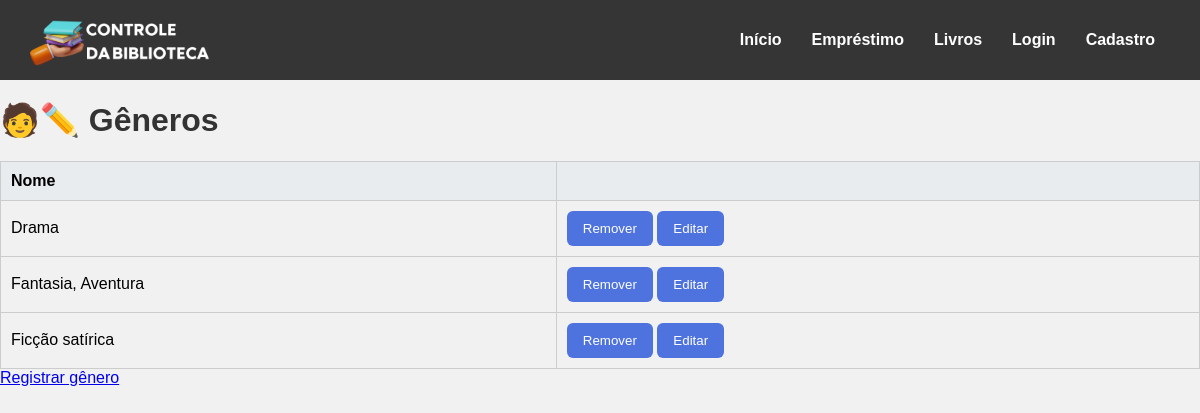
Page /generos (signed in) on the committed database.
### tables this page shows
CREATE TABLE generos (
    id_genero INTEGER PRIMARY KEY AUTOINCREMENT,
    nome_genero VARCHAR(255) NOT NULL
);

### app.py (the view)
@app.route('/generos', methods=["GET","POST"])
@login_required
def generos():
    conexao = obter_conexao()
    generos = conexao.execute('SELECT * FROM generos').fetchall()
    conexao.close()
    return render_template('generos.html',generos=generos)

### app.py (called while the page is built)
@login_manager.user_loader
def load_user(user_id):
    return User.achar_email(user_id)

### database.py (called while the page is built)
def obter_conexao():
    conexao = sqlite3.connect('livros.db')
    conexao.execute("PRAGMA foreign_keys = ON")
    conexao.row_factory = sqlite3.Row
    return conexao

### modelos/__init__.py (called while the page is built)
    @classmethod
    def achar_email(cls, email):
        conexao = obter_conexao()
        sql = "SELECT * FROM usuarios WHERE email = ?"
        resultado = conexao.execute(sql, (email,)).fetchone()
        if resultado:
            return User(
                email=resultado['email'],
                nome=resultado['nome_usuario'],
                senha=resultado['senha_usuario'],
                numero_telefone=resultado['numero_telefone'],
                data_inscricao=resultado['data_inscricao']
            )
        return None

### templates/generos.html (shortened to what this page needs)
{% extends 'base.html'%}
{% block conteudo %}
    <h1>🧑✏️ Gêneros</h1>
    {% if generos %}
    <table border="1">
        <tr>
            <th>Nome</th>
            <th></th>
        </tr>
        {% for genero in generos %}
        <tr>
            <td>{{ genero.nome_genero }}</td>
            <td>
                <a>
                    <form action="{{ url_for('remover_genero', id = genero.id_genero) }}" method="post" style="display:inline;">
                    <button type="submit">Remover</button>
                    </form>
                </a>
                <a href="{{ url_for('editar_genero', id = genero.id_genero) }}"><button type="button">Editar</button></a>
            </td>
        </tr>
        {% endfor %}
    </table>
    {% else %}
        <p>Nenhum genero cadastrado.</p>
    {% endif %}
    <a href="{{url_for('registrar_genero')}}">Registrar gênero</a>
{% endblock %}

### static/style.css (style rules this page uses)
h1 { color: #333; }
table { width: 100%; border-collapse: collapse; margin-top: 20px; }
table th, table td { border: 1px solid #ccc; padding: 10px; text-align: left; }
table th { background-color: #e9ecef; }
button { background-color: #4e73df; color: white; border: none; padding: 10px 16px; border-radius: 6px; cursor: pointer; transition: background-color 0.3s; }

### static/menu.css (style rules this page uses)
* { font-family:Arial, Helvetica, sans-serif; }

### static/cadastro.css (style rules this page uses)
body { background-color: #f1f1f1; margin: 0; }

### rows in the picture
generos: nome_genero "Drama"
generos: nome_genero "Fantasia, Aventura"
generos: nome_genero "Ficção satírica"
